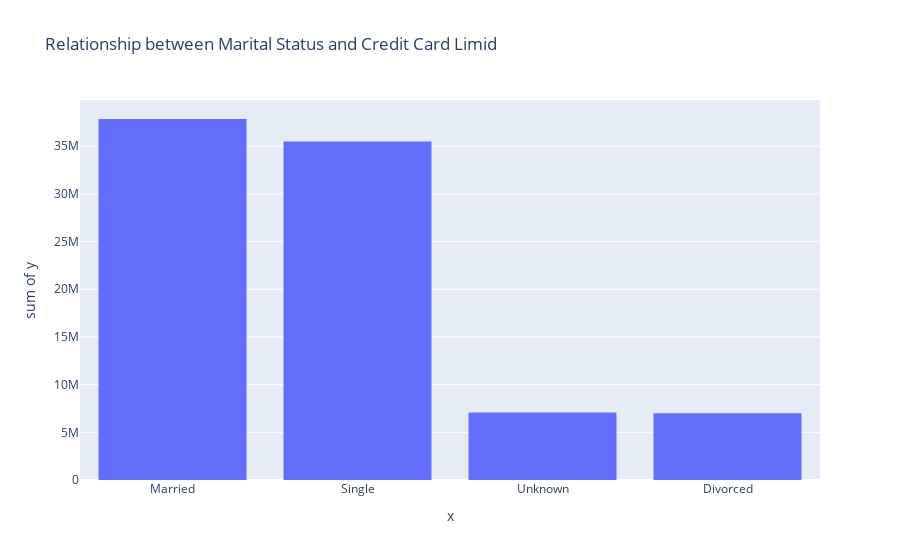

Notebook code cell kept with this figure:
### Code cell
fig = px.histogram(y=df.Credit_Limit, x=df.Marital_Status,title = "Relationship between Marital Status and Credit Card Limid " ) 
fig.show()

### Figure 1 — Plotly figure (JSON) as saved in the notebook; plotly's stock layout.template omitted (floating-point values rounded to 4 significant figures; data arrays with more than 128 entries replaced by an {"elided": "..."} marker saying what was removed)
{"data": [{"alignmentgroup": "True", "bingroup": "x", "histfunc": "sum", "hovertemplate": "x=%{x}<br>sum of y=%{y}<extra></extra>", "legendgroup": "", "marker": {"color": "#636efa", "pattern": {"shape": ""}}, "name": "", "offsetgroup": "", "orientation": "v", "showlegend": false, "type": "histogram", "x": {"elided": "10127 str values"}, "xaxis": "x", "y": {"elided": "10127 float values"}, "yaxis": "y"}], "layout": {"barmode": "relative", "legend": {"tracegroupgap": 0}, "title": {"text": "Relationship between Marital Status and Credit Card Limid "}, "xaxis": {"anchor": "y", "domain": [0, 1], "title": {"text": "x"}}, "yaxis": {"anchor": "x", "domain": [0, 1], "title": {"text": "sum of y"}}}}
